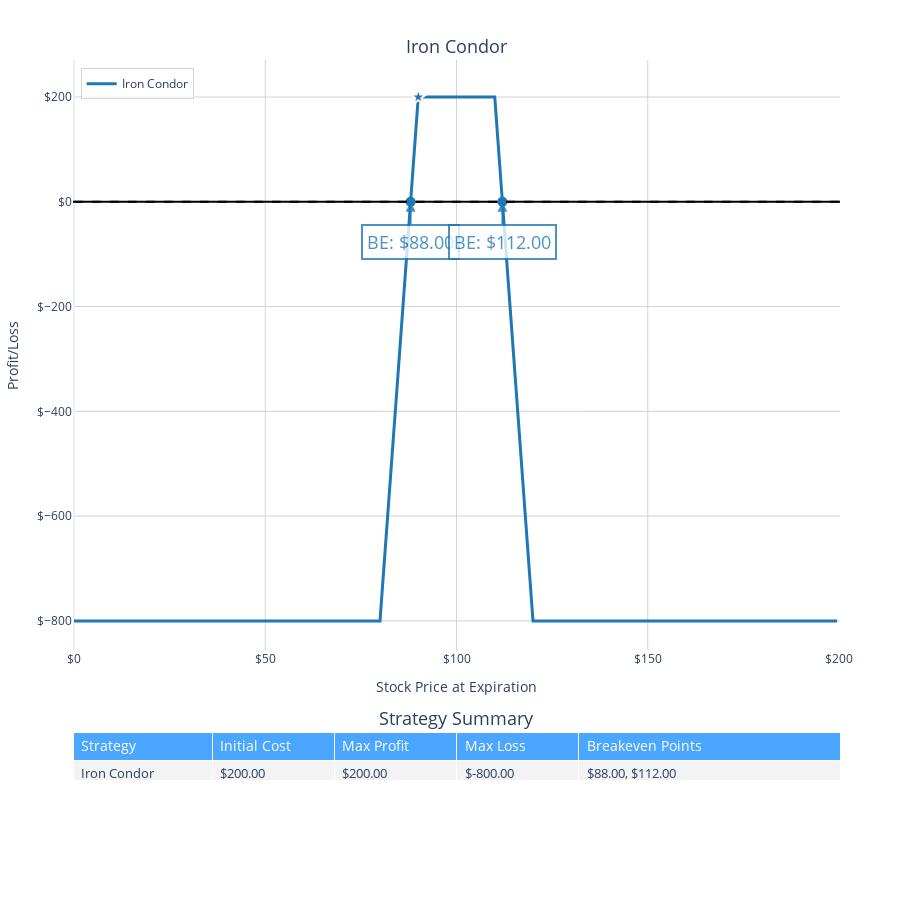

The notebook cell this image was saved under:
### Markdown cell above
### Iron Condor

### Code cell
iron_condor = OptionsStrategy("Iron Condor")
iron_condor.add_option('put', 90, 1.5, position=-1)  # Short put
iron_condor.add_option('put', 80, 0.5)  # Long put
iron_condor.add_option('call', 110, 1.5, position=-1)  # Short call
iron_condor.add_option('call', 120, 0.5)  # Long call

ploting.plot_strategy_pnl_plotly(
    [iron_condor],
    (0,200,0.5),
    "Iron Condor"
)

### Figure 1 — Plotly figure (JSON) as saved in the notebook; plotly's stock layout.template omitted (floating-point values rounded to 4 significant figures; data arrays with more than 128 entries replaced by an {"elided": "..."} marker saying what was removed)
{"data": [{"hovertemplate": "<b>Iron Condor</b><br>Stock Price: $%{x:.2f}<br>P&L: $%{y:.2f}<br>Initial Cost: $200.00<br>Max Profit: $200.00<br>Max Loss: $-800.00", "line": {"color": "#1f77b4", "width": 3}, "mode": "lines", "name": "Iron Condor", "type": "scatter", "x": {"elided": "400 float values"}, "xaxis": "x", "y": {"elided": "400 int values"}, "yaxis": "y"}, {"hovertemplate": "Breakeven: $88.00", "marker": {"color": "#1f77b4", "size": 10, "symbol": "circle"}, "mode": "markers", "name": "Iron Condor BE: $88.00", "showlegend": false, "type": "scatter", "x": [88], "xaxis": "x", "y": [0], "yaxis": "y"}, {"hovertemplate": "Breakeven: $112.00", "marker": {"color": "#1f77b4", "size": 10, "symbol": "circle"}, "mode": "markers", "name": "Iron Condor BE: $112.00", "showlegend": false, "type": "scatter", "x": [112], "xaxis": "x", "y": [0], "yaxis": "y"}, {"hovertemplate": "Max Profit: $200.00<br>at Stock Price: $90.00", "marker": {"color": "#1f77b4", "line": {"color": "white", "width": 2}, "size": 12, "symbol": "star"}, "mode": "markers", "name": "Iron Condor Max Profit", "showlegend": false, "type": "scatter", "x": [90], "xaxis": "x", "y": [200], "yaxis": "y"}, {"cells": {"align": "left", "fill": {"color": [["rgba(240, 240, 240, 0.8)"], ["rgba(240, 240, 240, 0.8)"], ["rgba(240, 240, 240, 0.8)"], ["rgba(240, 240, 240, 0.8)"], ["rgba(240, 240, 240, 0.8)"]]}, "font": {"size": 13}, "values": [["Iron Condor"], ["$200.00"], ["$200.00"], ["$-800.00"], ["$88.00, $112.00"]]}, "columnwidth": [0.8, 0.7, 0.7, 0.7, 1.5], "domain": {"x": [0, 1], "y": [0, 0.18]}, "header": {"align": "left", "fill": {"color": "rgba(30, 144, 255, 0.8)"}, "font": {"color": "white", "size": 14}, "values": ["Strategy", "Initial Cost", "Max Profit", "Max Loss", "Breakeven Points"]}, "type": "table"}], "layout": {"annotations": [{"font": {"size": 18}, "showarrow": false, "text": "Iron Condor", "x": 0.5, "xanchor": "center", "xref": "paper", "y": 1, "yanchor": "bottom", "yref": "paper"}, {"font": {"size": 18}, "showarrow": false, "text": "Strategy Summary", "x": 0.5, "xanchor": "center", "xref": "paper", "y": 0.18, "yanchor": "bottom", "yref": "paper"}, {"arrowcolor": "#1f77b4", "arrowhead": 2, "arrowsize": 1, "arrowwidth": 2, "ax": 0, "ay": 40, "bgcolor": "white", "bordercolor": "#1f77b4", "borderpad": 4, "borderwidth": 2, "font": {"color": "#1f77b4", "size": 18}, "opacity": 0.8, "showarrow": true, "text": "BE: $88.00", "x": 88, "xref": "x", "y": 0, "yref": "y"}, {"arrowcolor": "#1f77b4", "arrowhead": 2, "arrowsize": 1, "arrowwidth": 2, "ax": 0, "ay": 40, "bgcolor": "white", "bordercolor": "#1f77b4", "borderpad": 4, "borderwidth": 2, "font": {"color": "#1f77b4", "size": 18}, "opacity": 0.8, "showarrow": true, "text": "BE: $112.00", "x": 112, "xref": "x", "y": 0, "yref": "y"}], "height": 900, "hoverlabel": {"bgcolor": "white", "font": {"family": "Arial", "size": 14}}, "hovermode": "closest", "legend": {"bgcolor": "rgba(255, 255, 255, 0.8)", "bordercolor": "lightgrey", "borderwidth": 1, "x": 0.01, "y": 0.99}, "margin": {"b": 20, "l": 60, "r": 60, "t": 60}, "shapes": [{"line": {"color": "black", "dash": "dash", "width": 2}, "type": "line", "x0": 0, "x1": 200, "xref": "x", "y0": 0, "y1": 0, "yref": "y"}], "xaxis": {"anchor": "y", "domain": [0, 1], "gridcolor": "lightgrey", "tickprefix": "$", "title": {"text": "Stock Price at Expiration"}}, "yaxis": {"anchor": "x", "domain": [0.28, 1], "gridcolor": "lightgrey", "tickformat": ",.0f", "tickprefix": "$", "title": {"text": "Profit/Loss"}, "zerolinecolor": "black", "zerolinewidth": 2}}}
